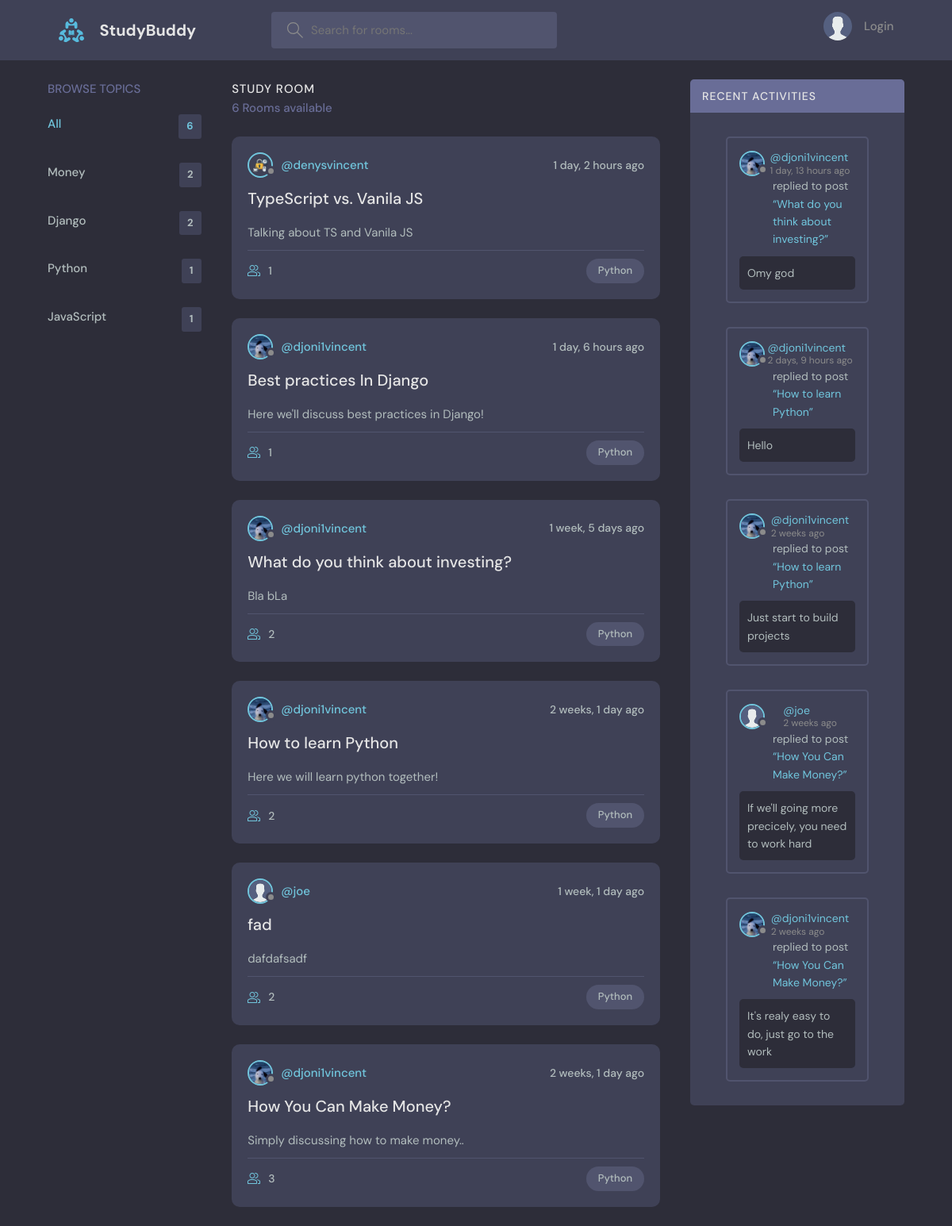
The page / on the database its author committed.
### base/models.py (models this page shows, shortened)
class Topic(models.Model):
    name = models.CharField(max_length=200)

class Room(models.Model):
    host = models.ForeignKey(User, on_delete=models.SET_NULL, null=True)
    topic = models.ForeignKey(Topic, on_delete=models.SET_NULL, null=True)
    name = models.CharField(max_length=50)
    description = models.TextField(null=True, blank=True, max_length=50)
    participants = models.ManyToManyField(User, related_name="participants", blank=True)
    updated_at = models.DateTimeField(auto_now=True)
    created_at = models.DateTimeField(auto_now_add=True)
    class Meta:
        ordering = ["-updated_at", "-created_at"]
    def __str__(self):
        return self.name

class Profile(models.Model):
    user = models.OneToOneField(User, on_delete=models.CASCADE)
    avatar = models.ImageField(upload_to="avatars/", blank=True, null=True)
    bio = models.TextField(blank=True, null=True)

class Message(models.Model):
    user = models.ForeignKey(User, on_delete=models.CASCADE)
    room = models.ForeignKey(Room, on_delete=models.CASCADE)
    body = models.TextField()
    updated_at = models.DateTimeField(auto_now=True)
    created_at = models.DateTimeField(auto_now_add=True)
    class Meta:
        ordering = ["-updated_at", "-created_at"]

### base/views.py (the view)
# urls.py: path("", views.home, name="home"),
def home(request):
    q = request.GET.get("q") if request.GET.get("q") is not None else ""
    rooms = Room.objects.filter(
        Q(topic__name__icontains=q) | Q(name__icontains=q) | Q(description__icontains=q)
    )
    room_count = rooms.count()
    topics = Topic.objects.annotate(room_count=Count("room"))
    room_messages = Message.objects.filter(Q(room__topic__name__icontains=q))
    context = {
        "rooms": rooms,
        "topics": topics,
        "room_count": room_count,
        "room_messages": room_messages,
    }
    return render(request, "base/home.html", context)

### base/templates/base/home.html
{% extends "main.html" %}
{% block content %}
    <main class="layout layout--3">
        <div class="container">
            <div class="topics">{% include "base/topics_component.html" %}</div>
            <div class="roomList">
               {% include "base/feed_component.html" %}
            </div>
            <div class="activities">{% include "base/activity_component.html" %}</div>
        </div>
    </main>
{% endblock content %}

### base/templates/base/topics_component.html (shortened to what this page needs)
{% if topics %}
    <div class="topics__header">
        <h2>Browse Topics</h2>
    </div>
    <ul class="topics__list">
        <li>
            <a href="{% url 'home' %}" class="active">All <span>{{ room_count }}</span></a>
        </li>
        {% for topic in topics|slice:":5" %}
            <li>
                <a href="{% url 'home' %}?q={{ topic.name }}">{{ topic.name }}<span>{{ topic.room_count }}</span></a>
            </li>
        {% endfor %}
    </ul>
{% endif %}

### base/templates/base/feed_component.html (shortened to what this page needs)
{% load static %}
<div class="roomList__header">
    <div>
        <h2>Study Room</h2>
        <p>{{ room_count }} Rooms available</p>
    </div>
</div>
{% for room in rooms %}
    <div class="roomListRoom">
        <div class="roomListRoom__header">
            <a href="{% url 'user-profile' room.host.username %}"
               class="roomListRoom__author">
                <div class="avatar avatar--small">
                    {% if room.host.profile.avatar %}
                        <img src="{{ room.host.profile.avatar.url }}"
                             alt="{{ room.host.username }} avatar"
                             width="40"
                             height="40" />
                    {% else %}
                        <img src="{% static 'images/avatar.svg' %}"
                             alt="Default avatar"
                             width="40"
                             height="40" />
                    {% endif %}
                </div>
                <span>@{{ room.host.username }}</span>
            </a>
            <div class="roomListRoom__actions">
                <span>{{ room.created_at|timesince }} ago</span>
            </div>
        </div>
        <div class="roomListRoom__content">
            <a href="{% url 'room' room.id %}">{{ room.name }}</a>
            <p>{{ room.description }}</p>
        </div>
        <div class="roomListRoom__meta">
            <a href="{% url 'room' room.id %}" class="roomListRoom__joined">
                {{ room.participants.count }}
            </a>
            <p class="roomListRoom__topic">Python</p>
        </div>
    </div>
{% endfor %}

### base/templates/base/activity_component.html (shortened to what this page needs)
{% load static %}
<div class="activities__header">
    <h2>Recent Activities</h2>
</div>
{% for message in room_messages %}
    <div class="activities-page layout__body">
        <div class="activities__box">
            <div class="activities__boxHeader roomListRoom__header">
                <a href="{% url 'user-profile' message.user.username %}"
                   class="roomListRoom__author">
                    <div class="avatar avatar--small">
                        {% if message.user.profile.avatar %}
                            <img src="{{ message.user.profile.avatar.url }}" />
                        {% else %}
                            <img src="{% static 'images/avatar.svg' %}" />
                        {% endif %}
                    </div>
                    <p>
                        <a href="{% url 'user-profile' message.user.username %}">@{{ message.user.username }}</a>
                        <span>{{ message.created_at|timesince }} ago</span>
                    </p>
                </a>
            </div>
            <div class="activities__boxContent">
                <p>replied to post <a href="{% url 'room' message.room.id %}">“{{ message.room }}”</a></p>
                <div class="activities__boxRoomContent">{{ message.body }}</div>
            </div>
        </div>
    </div>
{% endfor %}

### rows shown on the page
Topic: name "Money", room_count "2"
Topic: name "Django", room_count "2"
Topic: name "Python", room_count "1"
Topic: name "JavaScript", room_count "1"
Room: host.profile.avatar (picture), host.username "denysvincent", created_at "1 day, 2 hours", name "TypeScript vs. Vanila JS", description "Talking about TS and Vanila JS", participants.count "1"
Room: host.profile.avatar (picture), host.username "djoni1vincent", created_at "1 day, 6 hours", name "Best practices In Django", description "Here we'll discuss best practices in Django!", participants.count "1"
Room: host.profile.avatar (picture), host.username "djoni1vincent", created_at "1 week, 5 days", name "What do you think about investing?", description "Bla bLa", participants.count "2"
Room: host.profile.avatar (picture), host.username "djoni1vincent", created_at "2 weeks, 1 day", name "How to learn Python", description "Here we will learn python together!", participants.count "2"
Room: host.username "joe", created_at "1 week, 1 day", name "fad", description "dafdafsadf", participants.count "2"
Room: host.profile.avatar (picture), host.username "djoni1vincent", created_at "2 weeks, 1 day", name "How You Can Make Money?", description "Simply discussing how to make money..", participants.count "3"
Message: user.profile.avatar (picture), user.username "djoni1vincent", created_at "1 day, 13 hours", room "What do you think about investing?", body "Omy god"
Message: user.profile.avatar (picture), user.username "djoni1vincent", created_at "2 days, 9 hours", room "How to learn Python", body "Hello"
Message: user.profile.avatar (picture), user.username "djoni1vincent", created_at "2 weeks", room "How to learn Python", body "Just start to build projects"
Message: user.username "joe", created_at "2 weeks", room "How You Can Make Money?", body "If we'll going more precicely, you need to work hard"
Message: user.profile.avatar (picture), user.username "djoni1vincent", created_at "2 weeks", room "How You Can Make Money?", body "It's realy easy to do, just go to the work"

### other values the page prints
{{ room_count }} "6"
